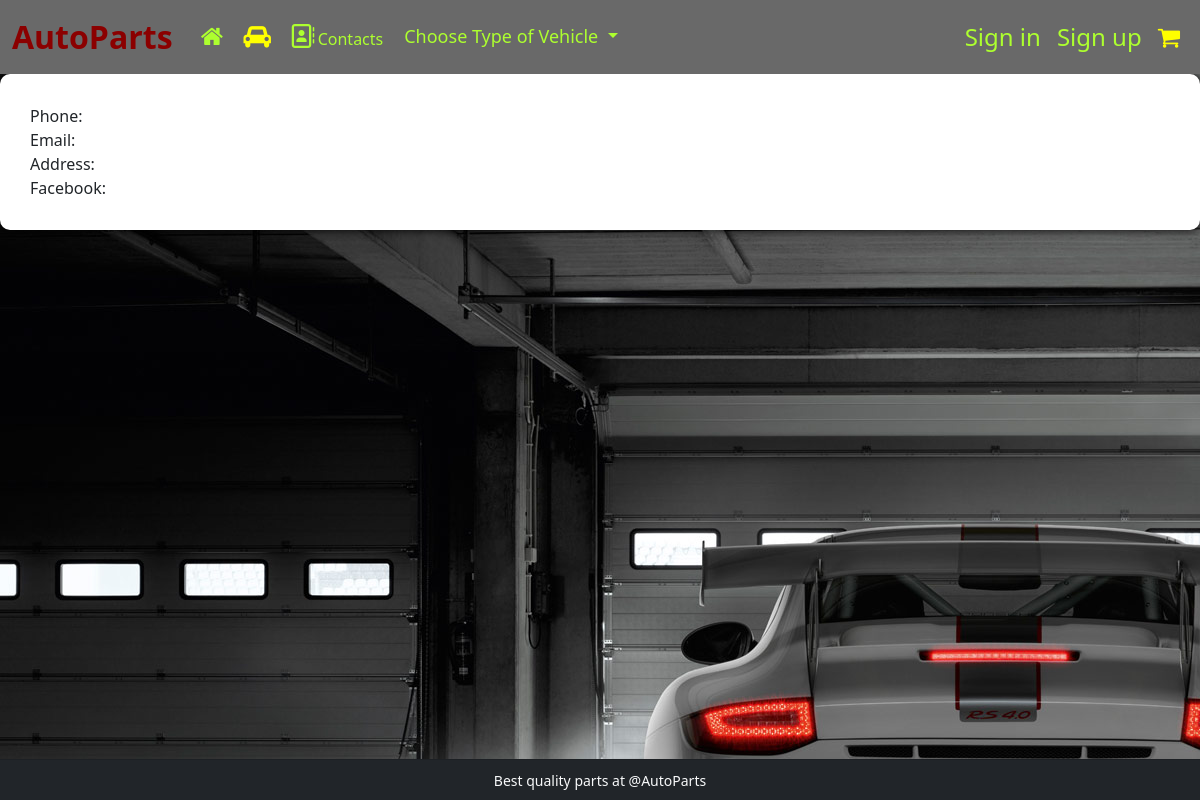
Before: /information/ with the older database file.
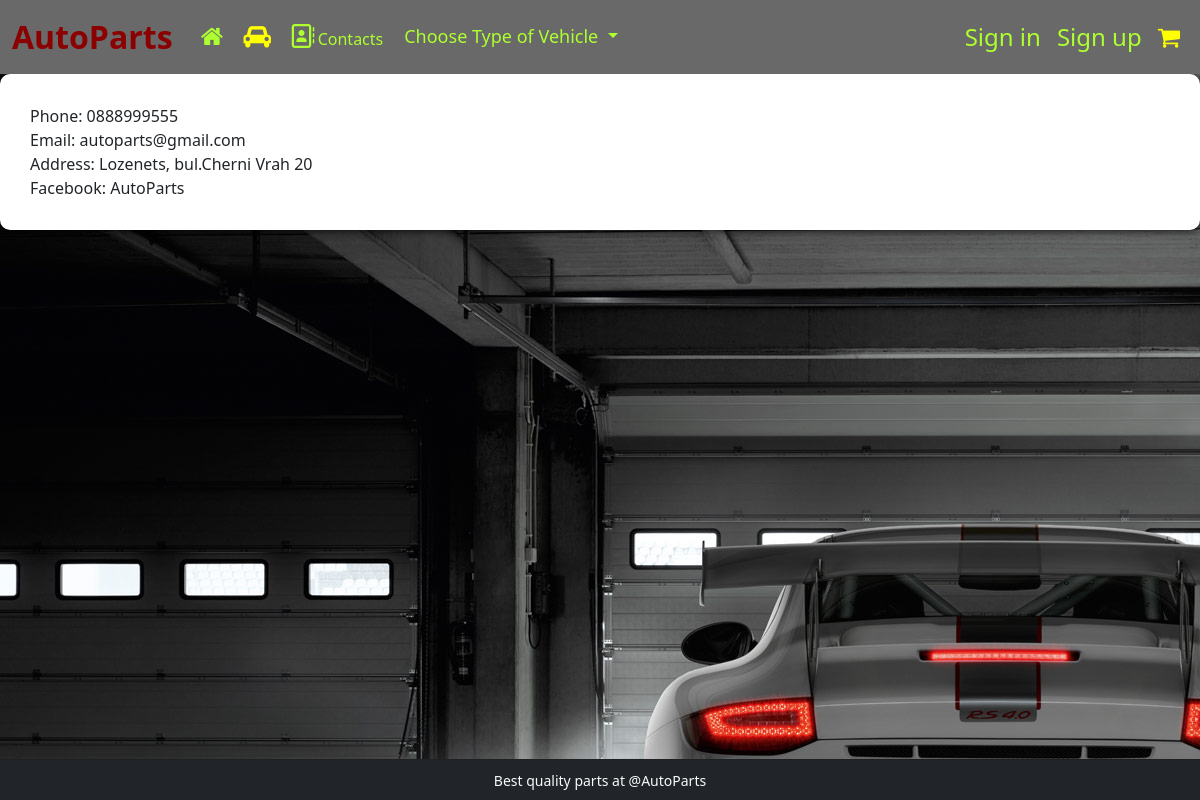
After: the same page with the newer database file.
### AutoParts/common/models.py (models this page shows)
class SiteInformation(models.Model):
    phone = models.CharField(
        max_length=100,
    )
    address = models.CharField(
        max_length=100,
    )
    email = models.EmailField()
    facebook = models.CharField(
        max_length=50,
    )

### AutoParts/common/views.py (the view)
# urls.py: path('information/', ContactsView.as_view(), name='contacts'),
class ContactsView(TemplateView):
    template_name = 'pages/contacts.html'
    def get_context_data(self, **kwargs):
        context = super().get_context_data(**kwargs)
        context['information'] = SiteInformation.objects.first()
        return context

### templates/pages/contacts.html
{% extends 'base.html' %}
{% load static %}
{% block content %}
    <div class="form-container">
        Phone: {{ information.phone }}<br>
        Email: {{ information.email }}<br>
        Address: {{ information.address }}<br>
        Facebook: {{ information.facebook }}
    </div>
{% endblock %}

Changed rows visible on the page:
added SiteInformation: phone "0888999555", email "autoparts@gmail.com", address "Lozenets, bul.Cherni Vrah 20", facebook "AutoParts"
